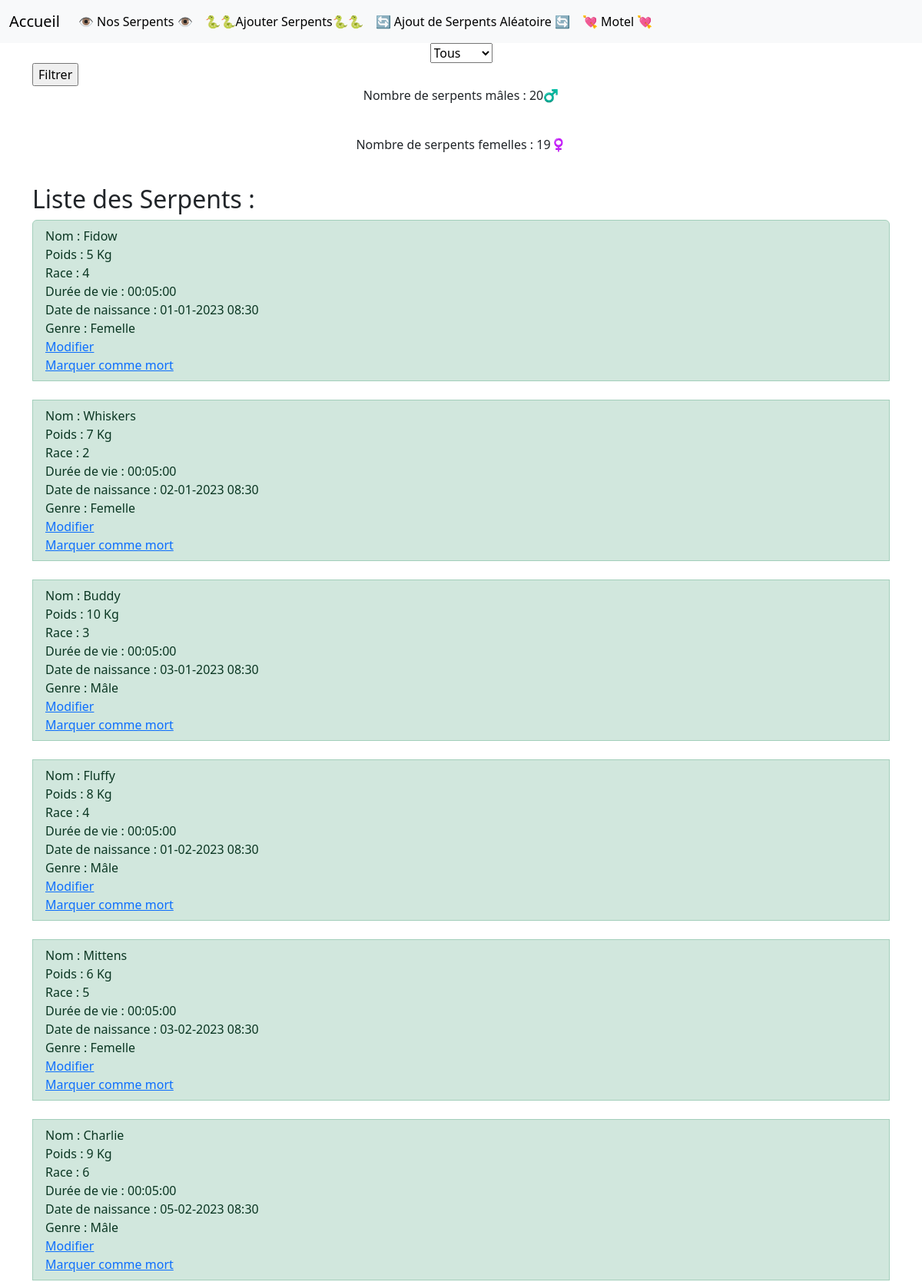
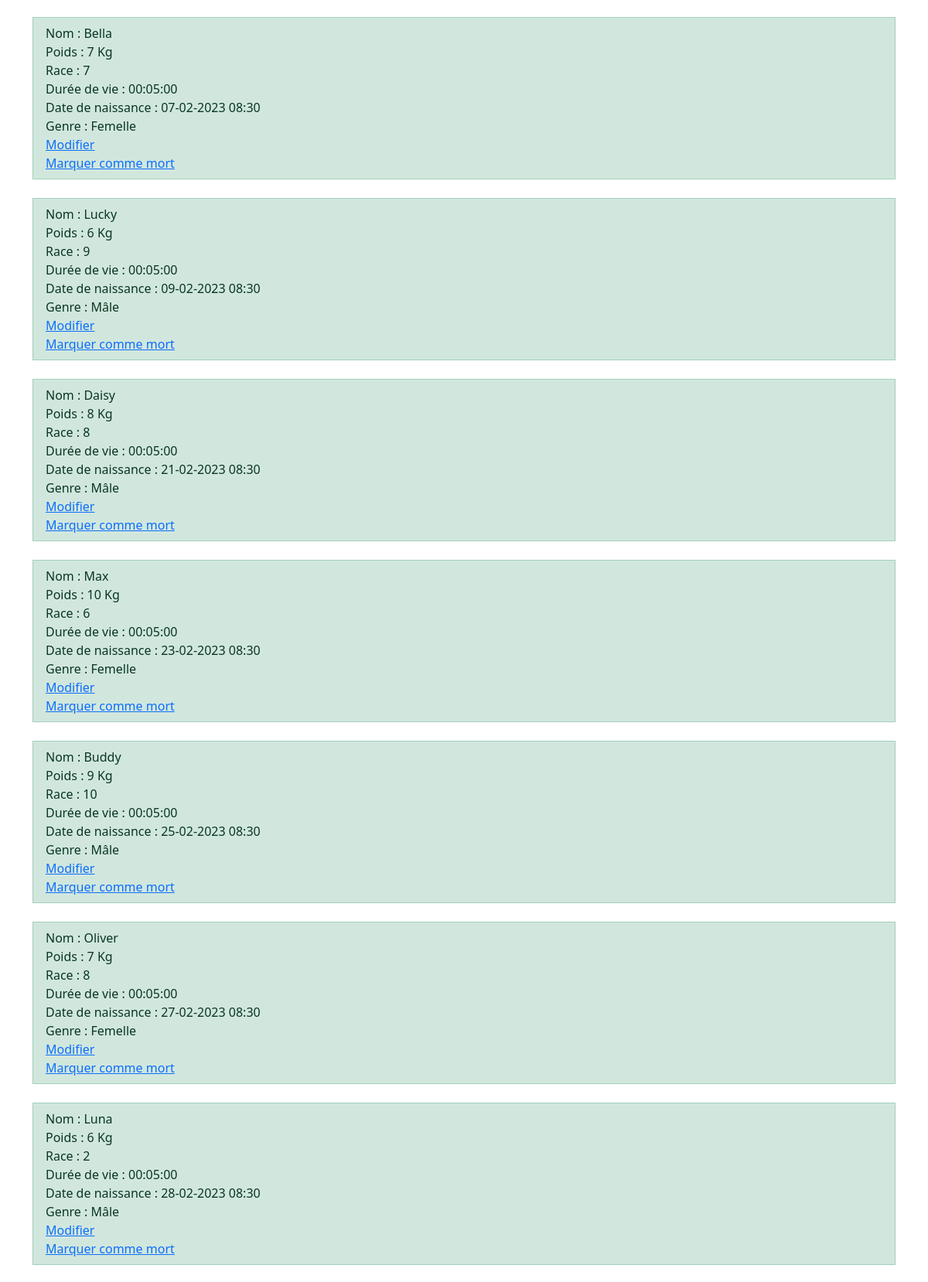
The app's page /index.php?page=nosserpents (upper part) with its own data (2 pictures, top to bottom).
### tables this page shows
CREATE TABLE `serpent` (
  `Id_Serpent` int NOT NULL,
  `nom` varchar(50) DEFAULT NULL,
  `poids` int NOT NULL,
  `dureeDeVie` time DEFAULT NULL,
  `heureDateNaissance` timestamp NULL DEFAULT NULL,
  `genre` tinyint(1) DEFAULT NULL,
  `Id_Race` int NOT NULL,
  `Mort` tinyint(1) NOT NULL
);

### classes/bdd.class.php (called while the page is built, shortened)
<?php
class Bdd
{
    private PDO $connection;
    public function __construct(
        string $host = 'localhost',
        string $dbname = 'serpentarium',
        string $user = 'root',
        string $mdp = '',
    )
    {
        $this->connection = new PDO("mysql:host=$host;dbname=$dbname", "$user", "$mdp");
        $this->connection->setAttribute(PDO::ATTR_ERRMODE, PDO::ERRMODE_EXCEPTION);
    }
    public function executeRequest($query, $params = [])
    {
        try {
            $stmt = $this->connection->prepare($query);
            $stmt->execute($params);
            return $stmt->fetchAll(PDO::FETCH_ASSOC);
        } catch (PDOException $e) {
            die("Erreur lors de l'exécution de la requête : " . $e->getMessage());
        }
    }
}

### classes/serpent.class.php (called while the page is built, shortened)
<?php
class Serpent
{
    public function countSerpents()
    {
        $sql = new Bdd();
        $result = $sql->executeRequest("SELECT COUNT(*) as total FROM $this->table  WHERE Mort = 0");
        if (is_array($result) && count($result) > 0) {
            return $result[0]['total'];
        } else {
            return 0;
        }
    }
    public function selectSerpentsByPage($premier, $serpentsParPage)
    {
        $sql = new Bdd();
        $query = "SELECT * FROM $this->table LIMIT $premier, $serpentsParPage";
        return $sql->executeRequest($query);
    }
    public function countMales() {
        $sql = new Bdd();
        $query = "SELECT COUNT(*) as total FROM $this->table WHERE genre = 1 AND Mort = 0";
        $result = $sql->executeRequest($query);
        return $result[0]['total'];
    }
    public function countFemales() {
        $sql = new Bdd();
        $query = "SELECT COUNT(*) as total FROM $this->table WHERE genre = 0 AND Mort = 0";
        $result = $sql->executeRequest($query);
        return $result[0]['total'];
    }
}

### pages/nosserpents.php (the view, shortened to what this page needs)
<?php
require_once(__DIR__ .'/../classes/serpent.class.php');
require_once(__DIR__ .'/../classes/bdd.class.php');
$bddSerpent = new Serpent();
$serpentsParPage = 15;
$genreFiltre = isset($_GET['genre']) ? $_GET['genre'] : '';
$totalSerpents = ($genreFiltre === '') ? $bddSerpent->countSerpents() : $bddSerpent->countSerpentsByGenre($genreFiltre);
$pagesTotal = ceil($totalSerpents / $serpentsParPage);
$pageCourante = isset($_GET['pg']) ? (int)$_GET['pg'] : 1;
$pageCourante = max(1, min($pageCourante, $pagesTotal));
$premier = ($pageCourante - 1) * $serpentsParPage;
$serpents = ($genreFiltre === '') ? $bddSerpent->selectSerpentsByPage($premier, $serpentsParPage) : $bddSerpent->selectSerpentsByGenre($premier, $serpentsParPage, $genreFiltre);
$nombreMales = $bddSerpent->countMales();
$nombreFemelles = $bddSerpent->countFemales();
echo "<form action='index.php' method='get'>
    <input type='hidden' name='page' value='nosserpents'>
    <div style='text-align: center'>
    <select name='genre'>
        <option value=''>Tous</option>
        <option value='1' " . ($genreFiltre === '1' ? 'selected' : '') . ">Mâle</option>
        <option value='0' " . ($genreFiltre === '0' ? 'selected' : '') . ">Femelle</option>
    </select>
    </div>
    <input  class='text-center'  type='submit' value='Filtrer'>
</form>";
if ($serpents != null) {
    echo " <p class='text-center'>Nombre de serpents mâles : " . $nombreMales . "♂️" . "</p><br>";
    echo "<p class='text-center'>Nombre de serpents femelles : " . $nombreFemelles . "♀️" . "</p><br>";
    echo "<h2>Liste des Serpents :</h2>";
    echo "<ul class='list-group'>";
    foreach ($serpents as $serpent) {
        $dateNaissance = new DateTime($serpent['heureDateNaissance']);
        $dateNaissanceFormatee = $dateNaissance->format('d-m-Y h:i');
        echo "<li class='list-group-item list-group-item-action list-group-item-success'>";
        echo "Nom : " . $serpent['nom'] . "<br>";
        echo "Poids : " . $serpent['poids'] . " Kg" . "<br>";
        echo "Race : " . $serpent['Id_Race'] . "<br>";
        echo "Durée de vie : " . $serpent['dureeDeVie'] . "<br>";
        echo "Date de naissance : " . $dateNaissanceFormatee . "<br>";
        echo "Genre : " . ($serpent['genre'] ? "Mâle" : "Femelle") . "<br>";
        echo "<a  href='index.php?page=modifierserpents&Id_Serpent=" . $serpent['Id_Serpent'] . "'>Modifier</a><br>";
        echo "<a href='index.php?page=tuerSerpent&Id_Serpent=" . $serpent['Id_Serpent'] . "'>Marquer comme mort</a><br>";
        echo "</li><br>";
    }
    echo "</ul>";
} else {
    echo "Aucun serpent trouvé dans la base de données.";
}
?>

### index.php (shortened to what this page needs)
<?php
require_once('classes/bdd.class.php');
?>
<!DOCTYPE html>
<html>
<head lang="fr">
    <link href="https://cdn.jsdelivr.net/npm/bootstrap@5.3.2/dist/css/bootstrap.min.css" rel="stylesheet">
</head>
<body>
<?php
include('menu.php')
?>
<div class="container">
<div id="content">
    <?php
    $fileimport = 'pages/'.$_GET['page'].'.php';
    if(file_exists($fileimport))
    {
        include($fileimport);
    } else {
        echo "Oups, la page n'est pas disponible.";
    }
    ?>
</body>
</html>
</body>
</html>

### menu.php (shortened to what this page needs)
<nav class="navbar navbar-expand-lg bg-body-tertiary">
    <div class="container-fluid">
        <a class="navbar-brand" href="index.php?page=accueil">Accueil</a>
        <div class="collapse navbar-collapse" id="navbarNav">
            <ul class="navbar-nav">
                <li class="nav-item">
                    <a class="nav-link active" aria-current="page" href="index.php?page=nosserpents"> 👁 Nos Serpents 👁 </a>
                </li>
                <li>
                    <a class="nav-link active" aria-current="page" href="index.php?page=ajouterserpents"> 🐍🐍Ajouter Serpents🐍🐍</a>
                </li>
                <li>
                    <a class="nav-link active" aria-current="page" href="index.php?page=aleatoire"> 🔄 Ajout de  Serpents Aléatoire 🔄</a>
                </li>
                <li>
                    <a class="nav-link active" aria-current="page" href="index.php?page=motel"> 💘 Motel 💘</a>
                </li>
            </ul>
        </div>
    </div>
</nav>

### records on screen
serpent: nom "Fidow", poids "5", Id_Race "4", dureeDeVie "00:05:00", heureDateNaissance "01-01-2023 08:30", genre "Femelle"
serpent: nom "Whiskers", poids "7", Id_Race "2", dureeDeVie "00:05:00", heureDateNaissance "02-01-2023 08:30", genre "Femelle"
serpent: nom "Buddy", poids "10", Id_Race "3", dureeDeVie "00:05:00", heureDateNaissance "03-01-2023 08:30", genre "Mâle"
serpent: nom "Fluffy", poids "8", Id_Race "4", dureeDeVie "00:05:00", heureDateNaissance "01-02-2023 08:30", genre "Mâle"
serpent: nom "Mittens", poids "6", Id_Race "5", dureeDeVie "00:05:00", heureDateNaissance "03-02-2023 08:30", genre "Femelle"
serpent: nom "Charlie", poids "9", Id_Race "6", dureeDeVie "00:05:00", heureDateNaissance "05-02-2023 08:30", genre "Mâle"
serpent: nom "Bella", poids "7", Id_Race "7", dureeDeVie "00:05:00", heureDateNaissance "07-02-2023 08:30", genre "Femelle"
serpent: nom "Lucky", poids "6", Id_Race "9", dureeDeVie "00:05:00", heureDateNaissance "09-02-2023 08:30", genre "Mâle"
serpent: nom "Daisy", poids "8", Id_Race "8", dureeDeVie "00:05:00", heureDateNaissance "21-02-2023 08:30", genre "Mâle"
serpent: nom "Max", poids "10", Id_Race "6", dureeDeVie "00:05:00", heureDateNaissance "23-02-2023 08:30", genre "Femelle"
serpent: nom "Buddy", poids "9", Id_Race "10", dureeDeVie "00:05:00", heureDateNaissance "25-02-2023 08:30", genre "Mâle"
serpent: nom "Oliver", poids "7", Id_Race "8", dureeDeVie "00:05:00", heureDateNaissance "27-02-2023 08:30", genre "Femelle"
serpent: nom "Luna", poids "6", Id_Race "2", dureeDeVie "00:05:00", heureDateNaissance "28-02-2023 08:30", genre "Mâle"

### other values on screen
$nombreMales "20"
$nombreFemelles "19"
